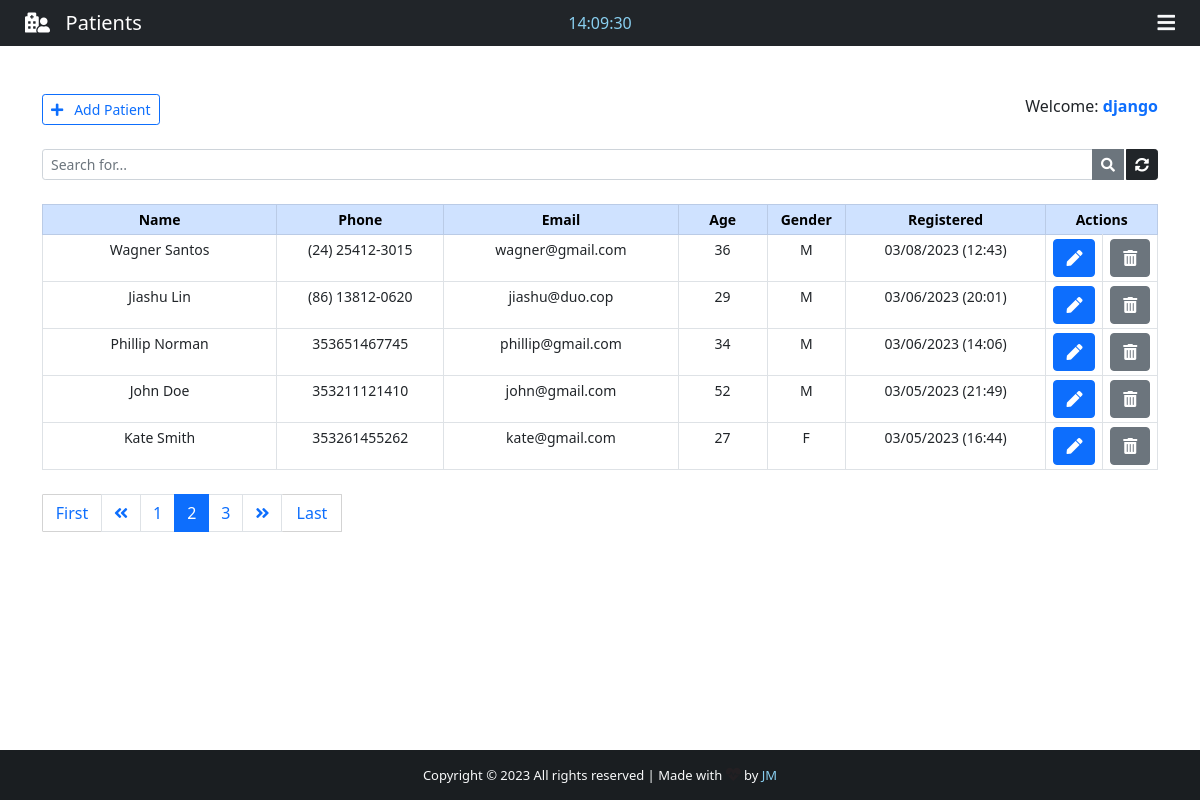
The app's page /backend/?page=2 (signed in) with its own data.
### App/models.py (models this page shows, shortened)
class Patient(models.Model):
    GENDER = (
        ('M', 'M'),
        ('F', 'F'),
    )
    id = models.IntegerField(primary_key=True)
    name = models.CharField(max_length=40)
    phone = models.CharField(max_length=20)
    email = models.CharField(max_length=40)
    age = models.CharField(max_length=3)
    gender = models.CharField(max_length=1, null=True, choices=GENDER)
    note = models.TextField(blank=True)
    created_at = models.DateTimeField(auto_now_add=True)

### App/views.py (the view)
# urls.py: path('backend/', views.backend, name="backend"),
@cache_control(no_cache=True, must_revalidade=True, no_store=True)
@login_required(login_url="login")
def backend(request):
    if 'q' in request.GET:
        q = request.GET['q']
        all_patient_list = Patient.objects.filter(
            Q(name__icontains=q) | Q(phone__icontains=q) | Q(email__icontains=q) | Q(
                age__icontains=q) | Q(gender__icontains=q) | Q(note__icontains=q)
        ).order_by('-created_at')
    else:
        all_patient_list = Patient.objects.all().order_by('-created_at')
    paginator = Paginator(all_patient_list, 5)
    page = request.GET.get('page')
    all_patient = paginator.get_page(page)
    total = Patient.objects.all().count()
    return render(request, "backend.html", {"patients": all_patient, 'count': total})

### App/templates/backend.html (shortened to what this page needs)
{% extends 'base.html' %}
{% block nav-content %}
<i class="fas fa-hospital-user"></i>&nbsp;&nbsp; Patients
{% endblock nav-content %}
{% block time %}
<div class="col-sm">
<center>
    <span id="clock" style="color: #89cff0;"></span>
</center>
</div>
{% endblock time %}
{% block btn-nav %}
<div class="text-light" id="sidebar" data-bs-toggle="offcanvas" data-bs-target="#offcanvasRight" aria-controls="offcanvasRight">
    <i class="fas fa-bars"></i>
</div>
{% endblock btn-nav %}
{% block footer %} style="color: #89cff0; text-decoration: none;" {% endblock footer %}
{% block content %}
<div class="container">
    <br><br>
    <div class="d-flex justify-content-between">
        <a href="{% url 'add_patient' %}" id="Btn-add-desktop" class="btn btn-outline-primary btn-sm txt-sm"><i class="fas fa-plus"></i>&nbsp;&nbsp; Add Patient</a>
        <span class="txt-sm">
            Welcome: <strong><span class="text-primary">{{ user.get_username }}</span></strong>
        </span>
    </div>
    <form>
        <div class="input-group input-group-sm mb-3 mt-4">
            <input name="q" type="text" class="form-control" placeholder="Search for..." value="{{ request.GET.q }}">
            <button class="btn btn-secondary"><i class="fas fa-search"></i></button>
            <a href="{% url 'backend' %}" class="btn btn-dark" style="margin-left: 2px;"><i class="fas fa-sync-alt"></i></a>
        </div>
    </form>
    <center>
        <table class="table table-bordered table-sm mt-4" style="text-align: center; font-size: 14px;">
            <thead class="table-primary">
                <tr>
                    <th style="width: 21%;">Name</th>
                    <th style="width: 15%;">Phone</th>
                    <th style="width: 21%;">Email</th>
                    <th style="width: 8%;">Age</th>
                    <th style="width: 7%;">Gender</th>
                    <th style="width: 18%;">Registered</th>
                    {% if request.user.is_superuser %}
                    <th style="width: 10%;" colspan="2">Actions</th>
                    {% else %}
                    <th style="width: 10%;" colspan="2">Edit Patient</th>
                    {% endif %}
                </tr>
            </thead>
            {% for patient in patients %}
            <tr class="txt-sm" id="chk_td">
                <td data-label="Name" id="top-table">{{ patient.name }}</td>
                <td data-label="Phone" id="responsive-border">{{ patient.phone }}</td>
                <td data-label="Email" id="responsive-border">{{ patient.email }}</td>
                <td data-label="Age" id="responsive-border">{{ patient.age }}</td>
                <td data-label="Gender" id="responsive-border">{{ patient.gender }}</td>
                <td data-label="Resgistered" id="responsive-border">{{ patient.created_at | date:'m/d/Y (H:i)' }}</td>
                <td>
                    <a class="btn btn-primary btn-action" href="/patient/{{ patient.id }}" title="Edit patient">
                        <i class="fas fa-pen"></i>
                    </a>
                </td>
                {% if request.user.is_superuser %}
                <td>
                    <a class="btn btn-secondary btn-action" title="Delete patient" data-bs-toggle="modal" data-bs-target="#deleteModal{{ patient.pk }}">
                        <i class="fas fa-trash-alt"></i>
                    </a>
                </td>
                {% endif %}
            </tr>
            {% endfor %}
        </table>
    </center>
    <nav class="mt-4 txt-sm">
        {% if patients.has_other_pages %}
        <ul class="pagination justify-content-left">
            {% if patients.has_previous %}
            <a href="?page=1" class="btn btn-outline-primary mb-4" id="first" style="border-radius: 1px; border: 1px solid #d3d3d3;">First</a>
            <li class="page-item"><a class="page-link" href="?page={{ patients.previous_page_number }}"><i class="fas fa-angle-double-left"></i></a></li>
            {% else %}
            <li class="page-item disabled"></li>
            {% endif %}
            {% for i in patients.paginator.page_range %}
                {% if patients.number == i %}
                <li class="page-item active"><span class="page-link">{{ i }}</span></li>
                {% else %}
                <li class="page-item"><a class="page-link" href="?page={{ i }}">{{ i }}</a></li>
                {% endif %}
            {% endfor %}
            {% if patients.has_next %}
            <li class="page-item"><a class="page-link" href="?page={{ patients.next_page_number }}"><i class="fas fa-angle-double-right"></i></a></li>
            <a href="?page={{ patients.paginator.num_pages }}" class="btn btn-outline-primary mb-4" id="last" style="border-radius: 1px; border: 1px solid #d3d3d3; border-left: none;">Last</a>
            {% else %}
            <li class="page-item disabled"></li>
            {% endif %}
        </ul>
        {% endif %}
    </nav>
</div>
<br><br><br>
{% endblock content %}

### App/static/css/style.css (style rules this page uses)
html, body { height: 100%; margin: 0; max-width: 100%; overflow: hidden; }
#sidebar, #front-nav-icon { float: right; margin-right: 25px; cursor: pointer; font-size: 20px; }
#first, #last { width: 60px; }

### records on screen
Patient: name "Wagner Santos", phone "(24) 25412-3015", email "wagner@gmail.com", age "36", gender "M", created_at "03/08/2023 (12:43)"
Patient: name "Jiashu Lin", phone "(86) 13812-0620", email "jiashu@duo.cop", age "29", gender "M", created_at "03/06/2023 (20:01)"
Patient: name "Phillip Norman", phone "353651467745", email "phillip@gmail.com", age "34", gender "M", created_at "03/06/2023 (14:06)"
Patient: name "John Doe", phone "353211121410", email "john@gmail.com", age "52", gender "M", created_at "03/05/2023 (21:49)"
Patient: name "Kate Smith", phone "353261455262", email "kate@gmail.com", age "27", gender "F", created_at "03/05/2023 (16:44)"

### other values on screen
{{ user.get_username }} "django"
{{ i }} "1" "3"
{{ i }} "2"
